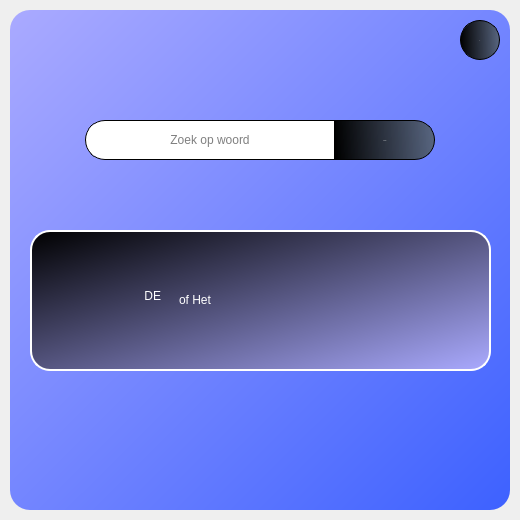
<?xml version="1.0" encoding="UTF-8"?>
<ui version="4.0">
 <class>Form</class>
 <widget class="QWidget" name="Form">
  <property name="geometry">
   <rect>
    <x>0</x>
    <y>0</y>
    <width>520</width>
    <height>520</height>
   </rect>
  </property>
  <property name="maximumSize">
   <size>
    <width>520</width>
    <height>520</height>
   </size>
  </property>
  <property name="windowTitle">
   <string>Form</string>
  </property>
  <property name="styleSheet">
   <string notr="true">
QPushButton#search{
	background-color: qlineargradient(spread:pad, x1:0, y1:0.50682, x2:1, y2:0.477, stop:0 rgba(0,0,0,255), stop:1 rgba(85,98,112,226));
	color:rgba(255,255,255,210);
	border-radius:5px
}

QPushButton#search:hover{
	background-color: qlineargradient(spread:pad, x1:0, y1:0, x2:1, y2:1, stop:0 rgba(170, 170, 255, 255), stop:1 rgba(61, 97, 255, 255));
}

QPushButton#search:pressed{
	padding-left:5px;
	padding-top:5px;
	background-color:qlineargradient(spread:pad, x1:0, y1:0.50682, x2:1, y2:0.477, stop:0 rgba(0,0,0,255), stop:1 rgba(85,98,112,226));
}
QPushButton#quit{
	background-color: qlineargradient(spread:pad, x1:0, y1:0.50682, x2:1, y2:0.477, stop:0 rgba(0,0,0,255), stop:1 rgba(85,98,112,226));
	color:rgba(255,255,255,210);
	border-radius:5px
}

QPushButton#quit:hover{
	background-color: qlineargradient(spread:pad, x1:0, y1:0.50682, x2:1, y2:0.477, stop:0 rgba(255,0,0,255), stop:1 rgba(85,81,84,226));
}

QPushButton#quit:pressed{
	padding-left:5px;
	padding-top:5px;
	background-color:rgba(50, 210, 25, 255);
}</string>
  </property>
  <widget class="QWidget" name="widget" native="true">
   <property name="geometry">
    <rect>
     <x>10</x>
     <y>10</y>
     <width>500</width>
     <height>500</height>
    </rect>
   </property>
   <property name="maximumSize">
    <size>
     <width>500</width>
     <height>500</height>
    </size>
   </property>
   <property name="styleSheet">
    <string notr="true"/>
   </property>
   <widget class="QLineEdit" name="searchBox">
    <property name="geometry">
     <rect>
      <x>75</x>
      <y>110</y>
      <width>250</width>
      <height>40</height>
     </rect>
    </property>
    <property name="accessibleName">
     <string/>
    </property>
    <property name="styleSheet">
     <string notr="true">color: rgba(0,0,0,255);
font: 9pt &quot;Arial&quot;;
border-top-right-radius: 0px;
border-bottom-right-radius: 0px;
border-top-left-radius: 20px;
border-bottom-left-radius: 20px;
border-width: 1px;border-style: solid;border-color: rgb(0, 0, 0);background-color: rgb(255, 255, 255);</string>
    </property>
    <property name="text">
     <string/>
    </property>
    <property name="alignment">
     <set>Qt::AlignCenter</set>
    </property>
    <property name="dragEnabled">
     <bool>false</bool>
    </property>
    <property name="placeholderText">
     <string notr="true">Zoek op woord</string>
    </property>
   </widget>
   <widget class="QPushButton" name="search">
    <property name="geometry">
     <rect>
      <x>325</x>
      <y>110</y>
      <width>100</width>
      <height>40</height>
     </rect>
    </property>
    <property name="font">
     <font>
      <family>Impact</family>
      <pointsize>-1</pointsize>
      <weight>50</weight>
      <italic>false</italic>
      <bold>false</bold>
     </font>
    </property>
    <property name="styleSheet">
     <string notr="true">border-top-right-radius: 20px;
border-bottom-right-radius: 20px;
border-top-left-radius: 0px;
border-bottom-left-radius: 0px;
border-width: 1px;border-style: solid;border-color: rgb(0, 0, 0);
font: 19px &quot;Impact&quot;;</string>
    </property>
    <property name="text">
     <string>Search</string>
    </property>
   </widget>
   <widget class="QLabel" name="label">
    <property name="geometry">
     <rect>
      <x>0</x>
      <y>0</y>
      <width>500</width>
      <height>500</height>
     </rect>
    </property>
    <property name="styleSheet">
     <string notr="true">background-color:qlineargradient(spread:pad, x1:0, y1:0, x2:1, y2:1, stop:0 rgba(170, 170, 255, 255), stop:1 rgba(61, 97, 255, 255));
border-radius:20px;</string>
    </property>
    <property name="text">
     <string/>
    </property>
   </widget>
   <widget class="QLabel" name="dehet">
    <property name="geometry">
     <rect>
      <x>20</x>
      <y>246</y>
      <width>131</width>
      <height>80</height>
     </rect>
    </property>
    <property name="styleSheet">
     <string notr="true">font: 50px &quot;Impact&quot;;
color: rgb(255, 255, 255);</string>
    </property>
    <property name="text">
     <string>DE</string>
    </property>
    <property name="alignment">
     <set>Qt::AlignRight|Qt::AlignTrailing|Qt::AlignVCenter</set>
    </property>
   </widget>
   <widget class="QLabel" name="woord">
    <property name="geometry">
     <rect>
      <x>169</x>
      <y>219</y>
      <width>311</width>
      <height>141</height>
     </rect>
    </property>
    <property name="styleSheet">
     <string notr="true">font: 30px &quot;Impact&quot;;
color: rgb(255, 255, 255);</string>
    </property>
    <property name="text">
     <string>of Het</string>
    </property>
    <property name="wordWrap">
     <bool>true</bool>
    </property>
   </widget>
   <widget class="QLabel" name="woordbox">
    <property name="geometry">
     <rect>
      <x>20</x>
      <y>220</y>
      <width>461</width>
      <height>141</height>
     </rect>
    </property>
    <property name="styleSheet">
     <string notr="true">background-color:qlineargradient(spread:pad, x1:0, y1:0, x2:1, y2:1, stop:0 rgba(0,0,0,255), stop:1 rgba(170, 170, 255, 255));
border-width: 2px;border-style: solid;border-color: rgb(255, 255,255);
border-radius:20px;</string>
    </property>
    <property name="text">
     <string/>
    </property>
   </widget>
   <widget class="QPushButton" name="quit">
    <property name="geometry">
     <rect>
      <x>450</x>
      <y>10</y>
      <width>40</width>
      <height>40</height>
     </rect>
    </property>
    <property name="font">
     <font>
      <family>Impact</family>
      <pointsize>-1</pointsize>
      <weight>50</weight>
      <italic>false</italic>
      <bold>false</bold>
     </font>
    </property>
    <property name="styleSheet">
     <string notr="true">border-top-right-radius: 20px;
border-bottom-right-radius: 20px;
border-top-left-radius: 20px;
border-bottom-left-radius: 20px;
border-width: 1px;border-style: solid;border-color: rgb(0, 0, 0);
font: 19px &quot;Impact&quot;;</string>
    </property>
    <property name="text">
     <string>X</string>
    </property>
   </widget>
   <zorder>label</zorder>
   <zorder>searchBox</zorder>
   <zorder>woordbox</zorder>
   <zorder>woord</zorder>
   <zorder>search</zorder>
   <zorder>dehet</zorder>
   <zorder>quit</zorder>
  </widget>
 </widget>
 <resources/>
 <connections/>
</ui>
